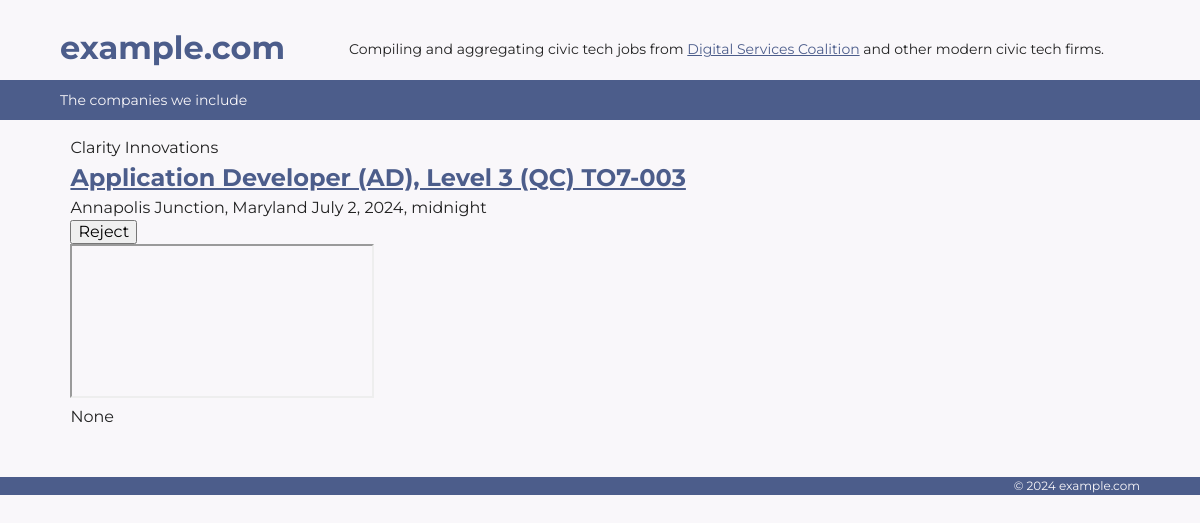
The app's page /jobs/2/ with its own data.
### jobsearch/models.py (models this page shows, shortened)
class Job(models.Model):
    title = models.CharField(max_length=255)
    company = models.CharField(max_length=255)
    location = models.CharField(max_length=255)
    link = models.URLField()
    pub_date = models.DateTimeField("date published", blank=True, null=True)
    salary = models.CharField(max_length=255, blank=True, null=True)
    import_date = models.DateTimeField(auto_now_add=True)
    job_id = models.CharField(max_length=255, editable=False)
    user = models.ForeignKey(Profile, on_delete=models.CASCADE)
    rejected = models.BooleanField(default=False)
    status = models.CharField(max_length=2, choices=STATUS_CHOICES, blank=True, null=True)
    company_size = models.CharField(max_length=20, blank=True, null=True)
    skills = models.CharField(max_length=255, blank=True, null=True)
    co_link = models.CharField(max_length=255, blank=True, null=True)
    details = models.TextField(blank=True, null=True)
    def get_source_url(self):
        return "https://linkedin.com/jobs/view/{}/".format(self.job_id)

### jobsearch/views.py (the view)
# urls.py: path('jobs/<int:pk>/', JobDetailView.as_view(), name='job_detail'),
class JobDetailView(DetailView):
    model = Job
    def get_context_data(self, **kwargs):
        context = super(JobDetailView, self).get_context_data(**kwargs)
        return context

### DSCovery/context_processors.py (called while the page is built)
def site_processor(request):
    authenticated_request = request.user.is_authenticated
    last_seen = request.session.get('last_seen', now)
    return {
        'site': get_current_site(request),
        'now': now,
        'project_name': getattr(settings, 'PROJECT_NAME', None),
        'current_path': request.get_full_path(),
        'last_seen': last_seen,
        'authenticated_request': authenticated_request,
    }

### jobsearch/templates/jobsearch/job_detail.html (shortened to what this page needs)
{% extends 'base.html' %}
{% block bodyclass %}details{% endblock %}
{% block content %}
<h4>{{ job.company }}</h4>
<h3><a href="{{ job.link }}">{{ job.title }}</a></h3>
<td>{{ job.location }}</td>
<td>{{ job.pub_date|default_if_none:"" }}</td>
                <form action="{% url 'reject_job' %}" method="post">
                    <input type="submit" value="Reject" />
                  </form>
    <article class="job-details">
        <iframe src="{{ job.get_source_url }}"></iframe>
          <article>{{ job.details }}</article>
{% endblock %}

### templates/base.html (shortened to what this page needs)
{% load static %}
<!doctype html>
<html class="no-js" lang="">
<head>
  <link rel="stylesheet" href="{% static 'css/site.css' %}">
</head>
<body id="{% block bodyid %}{% endblock %}" class="{% block bodyclass %}{% endblock %}">
  <header role="banner">
    {% block banner %}
        {% block site_name %}
          <h1 class="site-name">
            <a href="/" title="Home">
              {% block logo %}{{ site.name }}{% endblock %}
            </a>
          </h1>
          <h2>Compiling and aggregating civic tech jobs from <a href="http://digitalservicescoalition.org">Digital Services Coalition</a> and other modern civic tech firms.</h2>
        {% endblock %}
    {% endblock %}
  </header>
  <nav role="navigation">
  {% load flatpages %}
    {% get_flatpages as flatpages %}
    <ul>
        {% for page in flatpages %}
            <li><a href="{{ page.url }}">{{ page.title }}</a></li>
        {% endfor %}
    </ul>
  </nav>
  <div id="wrapper">
    <main>{% block content %}{% endblock %}</main>
  </div>
  <footer id="footer" role="contentinfo">
    {% block footer %}
      <div>
        <p class="copyright">&copy; {{ now.year }} {{ site.name }}</p>
      </div>
    {% endblock %}
  </footer>
</body>
</html>

### static/css/site.css (style rules this page uses)
:root { --max_width: 90vw; --color-primary: #4C5D8B; --color-primary-light: #6E8BB3; --color-primary-dark: #1B1F47; --color-danger: #a51e1e; --color-success: #138015; --color-info: #0f8894; --color-warning: #dc781a; --color-background: #F9F7FA; --font-family: 'Montserrat', sans-serif; }
:root { line-height: 1.5; }
h1, h2, h3, h4, h5, figure, p, ol, ul { margin: 0; }
ol, ul { list-style: none; padding-inline: 0; }
h1, h2, h3, h4, h5 { font-size: inherit; font-weight: inherit; }
body { background-color: var(--color-background); color: #222; font-family: var(--font-family); }
a { color: var(--color-primary); transition: color 0.33s; }
[role=banner] { display: flex; align-items: center; margin: 1.5em auto 0; justify-content: flex-start; width: var(--max_width); padding-bottom: 0.5em }
[role="banner"] h2 { margin-top: 0.25em; font-size: 0.875em; }
[role="navigation"] { background-color: var(--color-primary); margin-bottom: 1em; }
[role="navigation"] ul { max-width: var(--max_width); margin: 0 auto; }
[role="navigation"] li { display: inline-block; padding: 0.5em 1em 0.5em 0; }
[role="navigation"] li a { color: var(--color-background); text-decoration: none; font-size: 0.875em; }
main { max-width: var(--max_width); margin: 0 auto; }
footer { background-color: var(--color-primary); margin-bottom: 1em; margin-top: 3em }
footer div { max-width: var(--max_width); margin: 0 auto; font-size: 0.75em; text-align:right; color: var(--color-background) }
h1, h3 { font-size: 1.5rem; font-weight: bold; color: var(--color-primary-light) }
.details main { max-width: 100ch; margin: auto }

### records on screen
Job: company "Clarity Innovations", title "Application Developer (AD), Level 3 (QC) TO7-003", location "Annapolis Junction, Maryland", pub_date "July 2, 2024, midnight", details "None"

### other values on screen
{{ site.name }} "example.com"
{{ page.title }} "The companies we include"
{{ now.year }} "2024"
